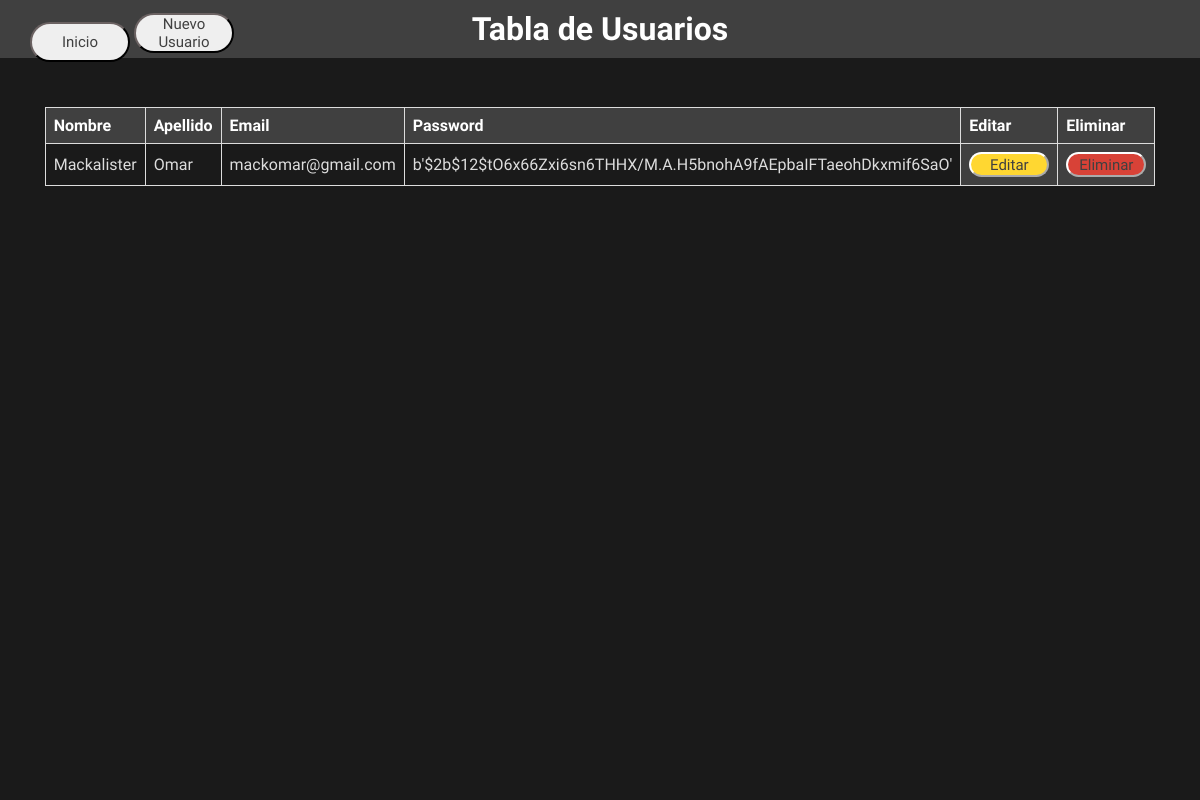
Page /usuarios/visualizar/ on the earlier database version.
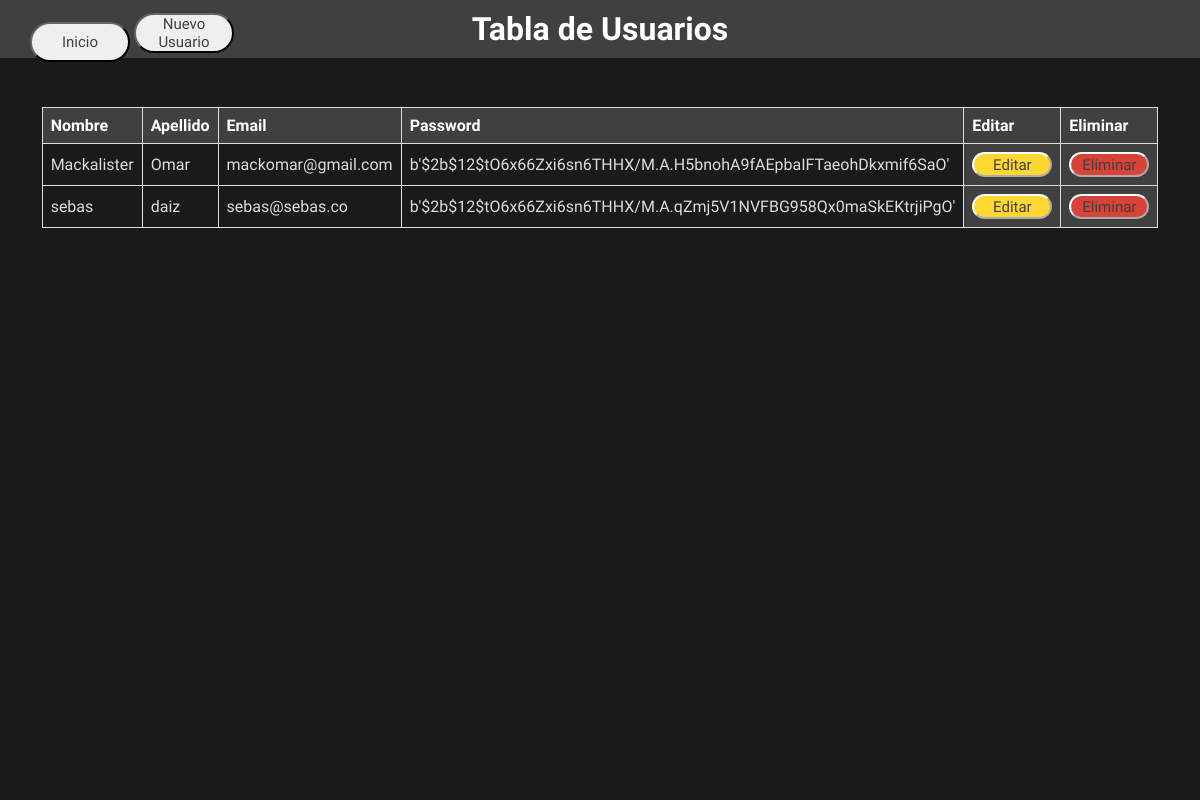
Same page on the later database version.
### usuarios/models.py (models this page shows, shortened)
class Usuario (models.Model):
    Nombre = models.CharField (max_length=50 , blank=False , null=False)
    Apellido = models.CharField (max_length=50 , blank=False , null=False)
    Email = models.CharField (max_length=50 , blank=False , null=False , unique=True)
    Password = models.CharField (max_length=50 , blank=False , null=False)

### usuarios/views.py (the view)
# urls.py: path('visualizar', views.visualizar_hoja , name='visualizar_hoja'),
def visualizar (request):
    get_usuarios = Usuario.objects.all()
    data = {
        'get_usuarios': get_usuarios
    }
    return render(request , 'tabla_users.html' , data)

### templates/tabla_users.html (shortened to what this page needs)
{% load static %}
<!DOCTYPE html>
<html lang="en">
<head>
    <link href="{%static 'css/tabla_users.css'%}" rel="stylesheet" />
</head>
<body>
    <header>
    <h1>Tabla de Usuarios</h1>
    </header>
    <div class="capa"></div>
    <nav>
        <button class="btn-retorno" type="submit">
            <a href="{%url 'admin_index' %}">Inicio</a>
        </button>
        <button class="btn-retorno" type="submit">
            <a href="{%url 'registro' %}">Nuevo Usuario</a>
        </button>
    </nav>
    <main>
      <div class="table-container">
        <table>
            <tr>
                <th>Nombre</th>
                <th>Apellido</th>
                <th>Email</th>
                <th>Password</th>
                <th>Editar</th>
                <th>Eliminar</th>
            </tr>
            {%for user in get_usuarios%}
            <tr>
              <td>{{user.Nombre}}</td>
              <td>{{user.Apellido}}</td>
              <td>{{user.Email}}</td>
              <td>{{user.Password}}</td>
              <th> <button class="btn-retornos" type="submit">
                <a href="{% url 'editar_usuario' user.id %}">Editar</a>
            </button> </th>
            <th> <button class="btn-retorn" type="submit">
                <a href="{% url 'eliminar_usuario' user.id %}">Eliminar</a>
            </button> </th>
            </tr>
            {%endfor%}
        </table>
      </div>
    </main>
  </body>
</html>

### HumanTalentSena/static/css/tabla_users.css (style rules this page uses)
* { margin: 0; padding: 0; box-sizing: border-box; font-family: 'Akshar', sans-serif; }
body { background-color: #404040; height: 100% ; width: 100%; background-repeat: no-repeat; }
.capa { position: fixed; width: 100%; height: 100vh; background: rgba(0,0,0,0.6); z-index: -1; top: 0;left: 0; }
.btn-retornos { width: 80px; height: 25px; background-color: #ffd731; border-color: #fff; border-radius: 20px; font-family: 'Akshar', sans-serif; font-size: 15px; cursor: pointer; transition: all .4s ease-in-out; }
.btn-retorn { width: 80px; height: 25px; background-color: #d84237; border-color: #fff; border-radius: 20px; font-family: 'Akshar', sans-serif; font-size: 15px; cursor: pointer; transition: all .4s ease-in-out; }
.btn-retorno { width: 100px; height: 40px; border-color: #171515; border-radius: 20px; translate: 30px -45px ; font-family: 'Akshar', sans-serif; font-size: 15px; cursor: pointer; }
a { text-decoration: none; color: #404040; }
.table-container { width: 100%; }
table { display: flex; width: 100%; border-collapse: collapse; justify-content: center; align-items: center; }
th, td { border: 1px solid #ddd; padding: 8px; text-align: left; color: #ddd }
th { background-color: #404040; color:#fff; }
header { background-color: #404040; color: #fff; text-align: center; padding: 10px; }

Differences in the rows shown:
added Usuario: Nombre "sebas", Apellido "daiz", Email "sebas@sebas.co", Password "b'$2b$12$tO6x66Zxi6sn6THHX/M.A.qZmj5V1NVFBG958Qx0maSkEKtrjiPgO'"
